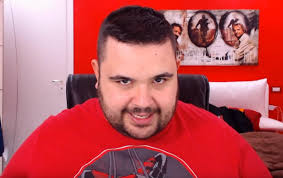
#> input picture esercizi/ciccio.jpg, 283 x 178 px
$ python analisiImmagine.py
#> lines starting #> are read from the running program, lines starting #| are printed output that depends on the picture
import numpy as np
from skimage import io
import os
import pandas as pd
import matplotlib.pyplot as plt
import seaborn as sns

dir_path = os.path.dirname(os.path.realpath(__file__))
image = io.imread(os.path.join(dir_path, "ciccio.jpg"))
#> image is the input picture: shape (178, 283, 3); mean R, G, B 186.2, 84.8, 91.1
image = image.astype(np.uint8)
# Stampa l'immagine
io.imshow(image)
io.show()
if image.shape[-1] == 4: # Se ha un canale alpha, rimuovilo
    image = image[:, :, :3]
elif image.ndim == 2: # Se è in scala di grigi, converti a RGB
    image = np.stack([image, image, image], axis=-1)

red = image[:, :, 0]
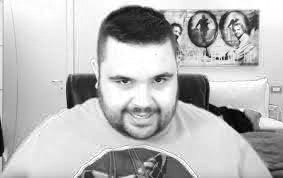
#> red: shape (178, 283); min 0, max 255, mean 186.2
green = image[:, :, 1]
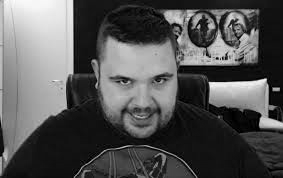
#> green: shape (178, 283); min 0, max 253, mean 84.8
blue = image[:, :, 2]
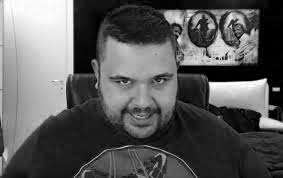
#> blue: shape (178, 283); min 0, max 255, mean 91.1

total_pixels = red.size
#> total_pixels = 50374

warm_pixels = np.sum((red > green) & (red > blue))
#> warm_pixels = 48779
cold_pixels = np.sum((blue > red) & (blue > green))
#> cold_pixels = 1072
neutral_pixels = total_pixels - (warm_pixels + cold_pixels)
#> neutral_pixels = 523

freq_assoluta = {
"Toni Caldi": warm_pixels,
"Toni Freddi": cold_pixels,
"Toni Neutri": neutral_pixels
}
#> freq_assoluta = {'Toni Caldi': 48779, 'Toni Freddi': 1072, 'Toni Neutri': 523}
freq_relativa = {}
percentuale = {}
for tone in ["Toni Caldi", "Toni Freddi", "Toni Neutri"]:
    freq_relativa[tone] = freq_assoluta[tone] / total_pixels
    percentuale[tone] = (freq_assoluta[tone] / total_pixels) * 100
#> after the loop, freq_relativa = {'Toni Caldi': 0.968, 'Toni Freddi': 0.0213, 'Toni Neutri': 0.0104}; percentuale = {'Toni Caldi': 96.83, 'Toni Freddi': 2.13, 'Toni Neutri': 1.04}

print("\n--- Tabella di Distribuzione di Frequenza dei Toni di Colore ---")
print("{:<15} {:<20} {:<20} {:<15}".format("Classe", "Freq. Assoluta", "Freq. Relativa", "Percentuale"))
print("-" * 70)
for tone in ["Toni Caldi", "Toni Freddi", "Toni Neutri"]:
    print("{:<15} {:<20} {:<20.4f} {:<15.2f}%".format(
        tone,
        freq_assoluta[tone],
        freq_relativa[tone],
        percentuale[tone]
    ))
#> this loop made 3 passes
#| Toni Caldi      48779                0.9683               96.83          %
#| Toni Freddi     1072                 0.0213               2.13           %
#| Toni Neutri     523                  0.0104               1.04           %
print("-" * 70)
print("{:<15} {:<20} {:<20.4f} {:<15.2f}%".format(
"Totale",
sum(freq_assoluta.values()),
sum(freq_relativa.values()),
sum(percentuale.values())
))
#| Totale          50374                1.0000               100.00         %

statistiche = {}
for nome, canale in [('Rosso', red), ('Verde', green), ('Blu', blue)]:
    statistiche[nome] = {
    'media': np.mean(canale),
    'mediana': np.median(canale),
    'dev_std': np.std(canale)
    }
    print(f"\nCanale {nome}:")
    print(f" Media: {statistiche[nome]['media']:.2f}")
    print(f" Mediana: {statistiche[nome]['mediana']:.2f}")
    print(f" Deviazione Standard: {statistiche[nome]['dev_std']:.2f}")
#> this loop made 3 passes
#> nome on passes 1 to 3: 'Rosso', 'Verde', 'Blu'
#| Canale Rosso:
#|  Media: 186.17
#|  Mediana: 212.00
#|  Deviazione Standard: 64.95
#| Canale Verde:
#|  Media: 84.82
#|  Mediana: 51.00
#|  Deviazione Standard: 73.60
#| Canale Blu:
#|  Media: 91.06
#> (further printed lines are left out)
#> after the loop, statistiche = 3 items

# 4. Identificare il colore dominante
media_rgb = [statistiche['Rosso']['media'],
statistiche['Verde']['media'],
statistiche['Blu']['media']]
#> media_rgb = [186.2, 84.82, 91.06]
colore_dominante = ['Rosso', 'Verde', 'Blu'][np.argmax(media_rgb)]
#> colore_dominante = 'Rosso'
print(f"\nColore dominante: {colore_dominante}")
#| Colore dominante: Rosso

# 5. Creare grafico a barre per la distribuzione
fig, axes = plt.subplots(3, 3, figsize=(12, 10))

# Visualizzare l'immagine originale
axes[0, 0].imshow(image)
axes[0, 0].set_title('Immagine Originale')
axes[0, 0].axis('off')

# Grafico a barre delle medie
canali = ['Rosso', 'Verde', 'Blu']
medie = [statistiche[c]['media'] for c in canali]
#> medie = [186.2, 84.82, 91.06]
axes[0, 1].bar(canali, medie, color=['red', 'green', 'blue'], alpha=0.7)
axes[0, 1].set_title('Media dei Canali RGB')
axes[0, 1].set_ylabel('Valore Medio')
axes[0, 1].set_ylim(0, 255)

bins = 50
max_freq = max(
    np.histogram(red.flatten(), bins=bins)[0].max(),
    np.histogram(green.flatten(), bins=bins)[0].max(),
    np.histogram(blue.flatten(), bins=bins)[0].max()
) * 1.1
#> max_freq = 11280.5
# Istogrammi per ogni canale
for idx, (nome, canale, colore) in enumerate([
('Rosso', red, 'red'),
('Verde', green, 'green'),
('Blu', blue, 'blue')
]):
    if idx == 0:
        ax = axes[1, 0]
    elif idx == 1:
        ax = axes[1, 1]
    elif idx == 2:
        ax = axes[1, 2]
    else:
        # Aggiungere un terzo subplot
        ax = fig.add_subplot(3, 2, 6)
    ax.hist(canale.flatten(), bins=50, color=colore, alpha=0.7)
    ax.set_title(f'Distribuzione Canale {nome}')
    ax.set_xlabel('Intensità')
    ax.set_ylabel('Frequenza')
    ax.set_xlim(0, 255)
    ax.set_ylim(0, max_freq)
#> this loop made 3 passes


# Istogrammi RGB sovrapposti
ax = axes[0, 2]
hist_r, bin_edges = np.histogram(red.flatten(), bins=bins, range=(0,255))
#> hist_r = 50 values, max 4405 at index 49, min 31 at index 0, mean 1007.5; bin_edges = 51 values from 0 to 255
hist_g, _ = np.histogram(green.flatten(), bins=bins, range=(0,255))
#> hist_g = 50 values, max 10255 at index 3, min 3 at index 49, mean 1007.5
hist_b, _ = np.histogram(blue.flatten(), bins=bins, range=(0,255))
#> hist_b = 50 values, max 5051 at index 5, min 351 at index 21, mean 1007.5

bin_centers = (bin_edges[:-1] + bin_edges[1:]) / 2
#> bin_centers = 50 values from 2.55 to 252.4

ax.plot(bin_centers, hist_r, color='red', label='Rosso')
ax.plot(bin_centers, hist_g, color='green', label='Verde')
ax.plot(bin_centers, hist_b, color='blue', label='Blu')
ax.set_title('Distribuzione Intensità RGB')
ax.set_xlabel('Intensità')
ax.set_ylabel('Frequenza')
ax.legend()


height, width, channels = image.shape
#> height = 178; width = 283; channels = 3
print(f"Dimensioni immagine: ({height}, {width}, {channels})")
#| Dimensioni immagine: (178, 283, 3)
print(f"Canale Rosso: Media: {statistiche['Rosso']['media']:.2f} Mediana: {statistiche['Rosso']['mediana']:.2f} Deviazione Standard: {statistiche['Rosso']['dev_std']:.2f}")
#| Canale Rosso: Media: 186.17 Mediana: 212.00 Deviazione Standard: 64.95
print(f"Canale Verde: Media: {statistiche['Verde']['media']:.2f} Mediana: {statistiche['Verde']['mediana']:.2f} Deviazione Standard: {statistiche['Verde']['dev_std']:.2f}")
#| Canale Verde: Media: 84.82 Mediana: 51.00 Deviazione Standard: 73.60
print(f"Canale Blu: Media: {statistiche['Blu']['media']:.2f} Mediana: {statistiche['Blu']['mediana']:.2f} Deviazione Standard: {statistiche['Blu']['dev_std']:.2f}")
#| Canale Blu: Media: 91.06 Mediana: 59.00 Deviazione Standard: 75.54


# Calcolare la covarianza tra i canali
covarianze = {
    "rosso - verde": np.cov(red.flatten(), green.flatten())[0, 1],
    "rosso - blu": np.cov(red.flatten(), blue.flatten())[0, 1],
    "verde - blu": np.cov(green.flatten(), blue.flatten())[0, 1]
}
#> covarianze = {'rosso - verde': 1629.1, 'rosso - blu': 1501.6, 'verde - blu': 5493.9}
print(f"\nCovarianza Canale Rosso-Verde: {covarianze['rosso - verde']:.2f}")
#| Covarianza Canale Rosso-Verde: 1629.12
print(f"Covarianza Canale Rosso-Blu: {covarianze['rosso - blu']:.2f}")
#| Covarianza Canale Rosso-Blu: 1501.59
print(f"Covarianza Canale Verde-Blu: {covarianze['verde - blu']:.2f}")
#| Covarianza Canale Verde-Blu: 5493.91
for coppia, valore in covarianze.items():
    print(f"{coppia}: {valore:.2f}")
    if valore > 0:
        print(" → I canali sono covarianti (variano concordemente).")
    elif valore < 0:
        print(" → I canali variano in modo discorde.")
    else:
        print(" → I canali non sono linearmente correlati.")
#> this loop made 3 passes
#> (coppia, valore) on passes 1 to 3: ('rosso - verde', 1629.1), ('rosso - blu', 1501.6), ('verde - blu', 5493.9)
#| rosso - verde: 1629.12
#|  → I canali sono covarianti (variano concordemente).
#| rosso - blu: 1501.59
#|  → I canali sono covarianti (variano concordemente).
#| verde - blu: 5493.91
#|  → I canali sono covarianti (variano concordemente).

df = pd.DataFrame({
    'red': red.flatten(),
    'green': green.flatten(),
    'blue': blue.flatten()
})
#> df = table of 50374 rows and 3 columns


for i, (colore, valori) in enumerate(df.items()):
    Q1 = df[f"{colore}"].quantile(0.25)
    Q2 = df[f"{colore}"].quantile(0.50)
    Q3 = df[f"{colore}"].quantile(0.75)
    print(f"\nPrimo Quartile (Q1): {Q1:.2f}")
    print(f"Secondo Quartile (Q2 - Mediana): {Q2:.2f}")
    print(f"Terzo Quartile (Q3): {Q3:.2f}")
    ax = axes[2, i]

    sns.boxplot(
        y=valori,
        ax=ax,
        color=colore.lower()
    )
    ax.set_title(f'Box Plot Canale {colore}')
    ax.set_ylabel('Intensità')
    ax.set_ylim(-25, 255 * 1.1)
    ax.grid(axis='y', linestyle='--', alpha=0.6)
#> this loop made 3 passes
#> (colore, Q1, Q2, Q3) on passes 1 to 3: ('red', 157, 212, 232), ('green', 18, 51, 158), ('blue', 28, 59, 159)
#| Primo Quartile (Q1): 157.00
#| Secondo Quartile (Q2 - Mediana): 212.00
#| Terzo Quartile (Q3): 232.00
#| Primo Quartile (Q1): 18.00
#| Secondo Quartile (Q2 - Mediana): 51.00
#| Terzo Quartile (Q3): 158.00
#| Primo Quartile (Q1): 28.00
#| Secondo Quartile (Q2 - Mediana): 59.00
#| Terzo Quartile (Q3): 159.00

plt.tight_layout()
plt.show()
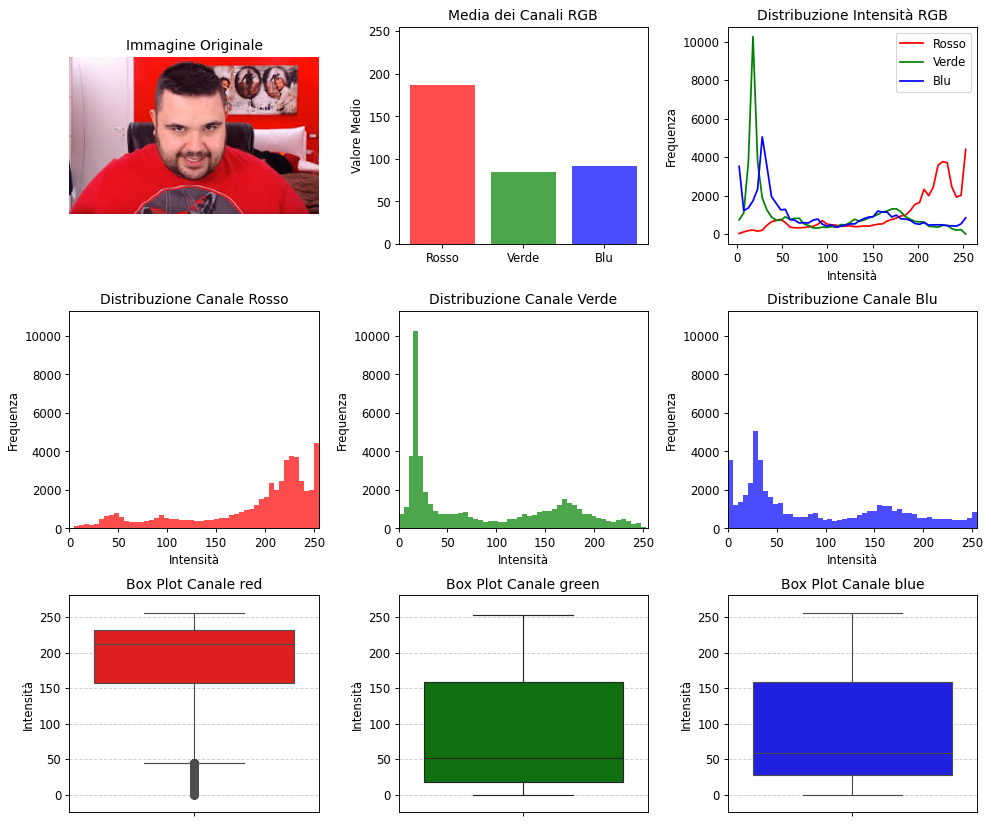
#> figure drawn by matplotlib, 9 panels; panel 2: tallest bar 186.2 high, from x = -0.4 to 0.4; panel 3: curve peaks at x = 252.4, y = 4405; panel 3: curve peaks at x = 17.85, y = 10255; panel 3: curve peaks at x = 28.05, y = 5051
